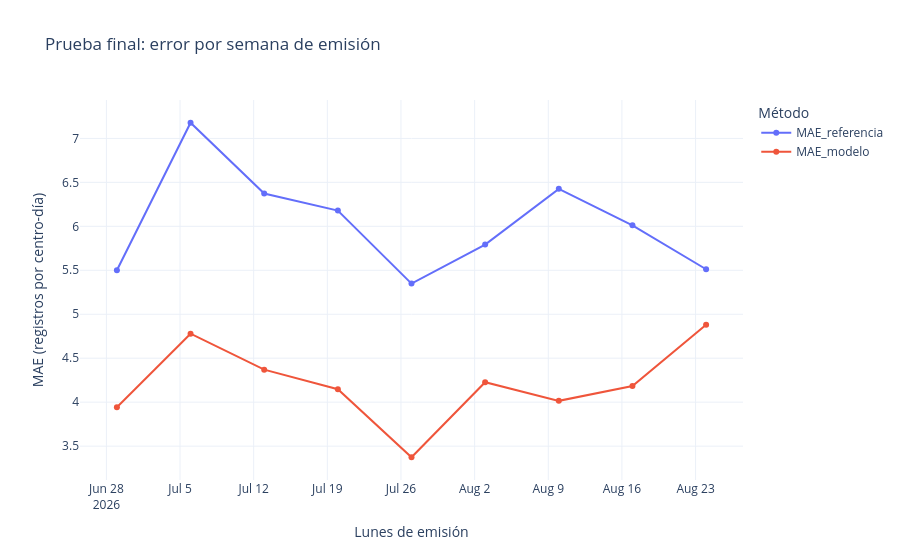

The cell this chart's notebook holds for it:
### Markdown cell above
## 10. Revisar el error por centro, horizonte y semana
El MAE global da más peso a centros con más días evaluados. El MAE macro promedia los MAE de los
centros evaluados dando el mismo peso a cada centro. Conserva ambas lecturas y el número de observaciones.

### Code cell
filas = []
for centro, grupo in observados_test.groupby(CENTRO):
    filas.append({CENTRO: centro,
                  "MAE_referencia": mean_absolute_error(grupo[OBJETIVO], grupo["pred_referencia"]),
                  "MAE_modelo": mean_absolute_error(grupo[OBJETIVO], grupo["pred_modelo"]),
                  "MAE_elegido": mean_absolute_error(grupo[OBJETIVO], grupo["pred_elegida"]),
                  "dias_evaluados": len(grupo), "registros_reales": int(grupo[OBJETIVO].sum())})
por_centro = pd.DataFrame(filas).sort_values("MAE_elegido", ascending=False)
por_horizonte = pd.DataFrame([
    {"horizonte_dias": int(h), **metricas(g[OBJETIVO], g["pred_elegida"])}
    for h, g in observados_test.groupby("horizonte_dias")
])
print("MAE macro por centro del método elegido:", round(por_centro["MAE_elegido"].mean(), 3))
display(por_centro.head(10).round(3))
display(por_horizonte.round(3))

fig_error = px.line(
    auditoria_test, x="origen", y=["MAE_referencia", "MAE_modelo"], markers=True,
    title="Prueba final: error por semana de emisión",
    labels={"origen": "Lunes de emisión", "value": "MAE (registros por centro-día)", "variable": "Método"}
)
fig_error.update_layout(template="plotly_white")
fig_error.show()
fig_error.write_html(SALIDA_INFORMES / "error_semanal_test.html", include_plotlyjs=True)

### Figure 1 — Plotly figure (JSON) as saved in the notebook; plotly's stock layout.template omitted (floating-point values rounded to 4 significant figures)
{"data": [{"hovertemplate": "Método=MAE_referencia<br>Lunes de emisión=%{x}<br>MAE (registros por centro-día)=%{y}<extra></extra>", "legendgroup": "MAE_referencia", "line": {"color": "#636efa", "dash": "solid"}, "marker": {"symbol": "circle"}, "mode": "lines+markers", "name": "MAE_referencia", "orientation": "v", "showlegend": true, "type": "scatter", "x": ["2026-06-29T00:00:00.000000", "2026-07-06T00:00:00.000000", "2026-07-13T00:00:00.000000", "2026-07-20T00:00:00.000000", "2026-07-27T00:00:00.000000", "2026-08-03T00:00:00.000000", "2026-08-10T00:00:00.000000", "2026-08-17T00:00:00.000000", "2026-08-24T00:00:00.000000"], "xaxis": "x", "y": [5.501, 7.178, 6.373, 6.18, 5.349, 5.793, 6.426, 6.012, 5.512], "yaxis": "y"}, {"hovertemplate": "Método=MAE_modelo<br>Lunes de emisión=%{x}<br>MAE (registros por centro-día)=%{y}<extra></extra>", "legendgroup": "MAE_modelo", "line": {"color": "#EF553B", "dash": "solid"}, "marker": {"symbol": "circle"}, "mode": "lines+markers", "name": "MAE_modelo", "orientation": "v", "showlegend": true, "type": "scatter", "x": ["2026-06-29T00:00:00.000000", "2026-07-06T00:00:00.000000", "2026-07-13T00:00:00.000000", "2026-07-20T00:00:00.000000", "2026-07-27T00:00:00.000000", "2026-08-03T00:00:00.000000", "2026-08-10T00:00:00.000000", "2026-08-17T00:00:00.000000", "2026-08-24T00:00:00.000000"], "xaxis": "x", "y": [3.942, 4.779, 4.37, 4.147, 3.373, 4.227, 4.015, 4.183, 4.882], "yaxis": "y"}], "layout": {"legend": {"title": {"text": "Método"}, "tracegroupgap": 0}, "title": {"text": "Prueba final: error por semana de emisión"}, "xaxis": {"anchor": "y", "domain": [0, 1], "title": {"text": "Lunes de emisión"}}, "yaxis": {"anchor": "x", "domain": [0, 1], "title": {"text": "MAE (registros por centro-día)"}}}}
